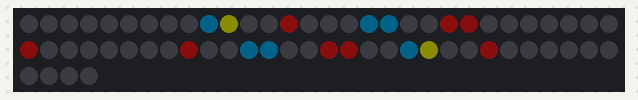
The program below on a simulated ESP32 board running MicroPython. On the bench: 64 RGB LEDs in strip order, left to right, continuing on the next row. Dim RGB values are drawn brighter than linear; what the program prints to the serial console is not drawn. At 0.0 s the program stops and its outputs stay as they are.

Above: at 0.1 s.

The program:

main.py
```python
from machine import Pin
from neopixel import NeoPixel

print(dir(NeoPixel))

rgb = Pin(0, Pin.OUT)
np = NeoPixel(rgb, n=64, bpp=3, timing=1)

colors = [
    [0, 0, 0], [0, 0, 0], [0, 0, 0], [0, 0, 0], [0, 0, 0], [0, 0, 0], [0, 0, 0], [0, 0, 0],
    [0, 0, 0], [0, 8, 11], [12, 12, 0], [0, 0, 0], [0, 0, 0], [11, 1, 1], [0, 0, 0], [0, 0, 0],
    [0, 0, 0], [0, 8, 11], [0, 8, 11], [0, 0, 0], [0, 0, 0], [11, 1, 1], [11, 1, 1], [0, 0, 0],
    [0, 0, 0], [0, 0, 0], [0, 0, 0], [0, 0, 0], [0, 0, 0], [0, 0, 0], [11, 1, 1], [0, 0, 0],
    [0, 0, 0], [0, 0, 0], [0, 0, 0], [0, 0, 0], [0, 0, 0], [0, 0, 0], [11, 1, 1], [0, 0, 0],
    [0, 0, 0], [0, 8, 11], [0, 8, 11], [0, 0, 0], [0, 0, 0], [11, 1, 1], [11, 1, 1], [0, 0, 0],
    [0, 0, 0], [0, 8, 11], [12, 12, 0], [0, 0, 0], [0, 0, 0], [11, 1, 1], [0, 0, 0], [0, 0, 0],
    [0, 0, 0], [0, 0, 0], [0, 0, 0], [0, 0, 0], [0, 0, 0], [0, 0, 0], [0, 0, 0], [0, 0, 0]
]

for i, c in enumerate(colors):
    np[i] = c

# np.fill([2,2,2])  # 坏珠检测

np.write()
```
